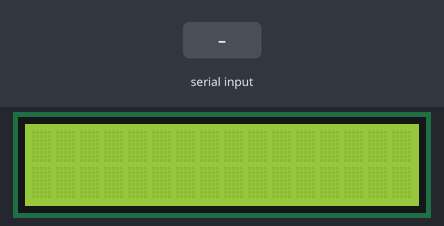
Recording of a sketch running on a simulated Arduino Uno, built with avr-gcc and run on an emulated ATmega328P. On the bench: 16×2 character LCD. The test bench sets the inputs (shaded band). What the sketch prints to the serial monitor is not drawn.

Above: at 1.2 s.
1.3 s: "90,45\n" received over Serial
At 2.4 s:
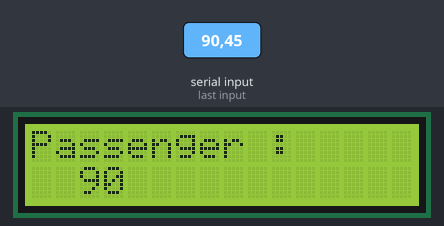
4.3 s: "30,150\n" received over Serial
At 6.6 s:
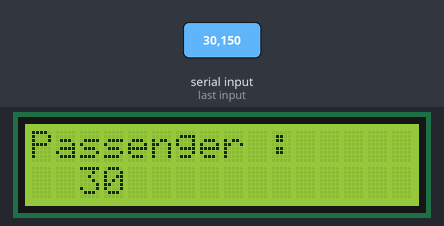
Timing chart, 0 to 8.1 s (numbered marks = the images above; inputs shaded):
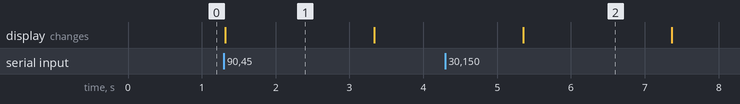

The sketch:

lcd_with_serial_final_working.ino
```cpp
#include <Wire.h>
#include <LiquidCrystal_I2C.h>
//#include <SoftwareSerial.h>

//SoftwareSerial mySerial()
//int val;
const byte LCDcolumns = 16;
const byte LCDrows = 2;

// 0x27 is the default address. Is your address 0x3F - if so, change  to 0x3F
LiquidCrystal_I2C lcd(0x27, LCDcolumns, LCDrows);


void setup(){

  Serial.begin(9600);
  lcd.init();
  lcd.backlight();
  lcd.home();


}

void loop(){

if (Serial.available()> 0);
{
 int val = Serial.parseInt(); //read int or parseFloat for ..float...
lcd.clear();
if (val!=0){
Serial.println(val);
lcd.print("Passenger :");
//delay(2000);
lcd.setCursor(2,1);
lcd.print(val);
delay(2000);}
}
}
```

Measured:
- after the input at 1.3 s, the display: changes at once (image 1)
- after the input at 4.3 s, the display: changes after 1.1 s (image 2)
- what the display in image 1 shows lasts 2.0 s, from 1.3 s to 3.3 s
